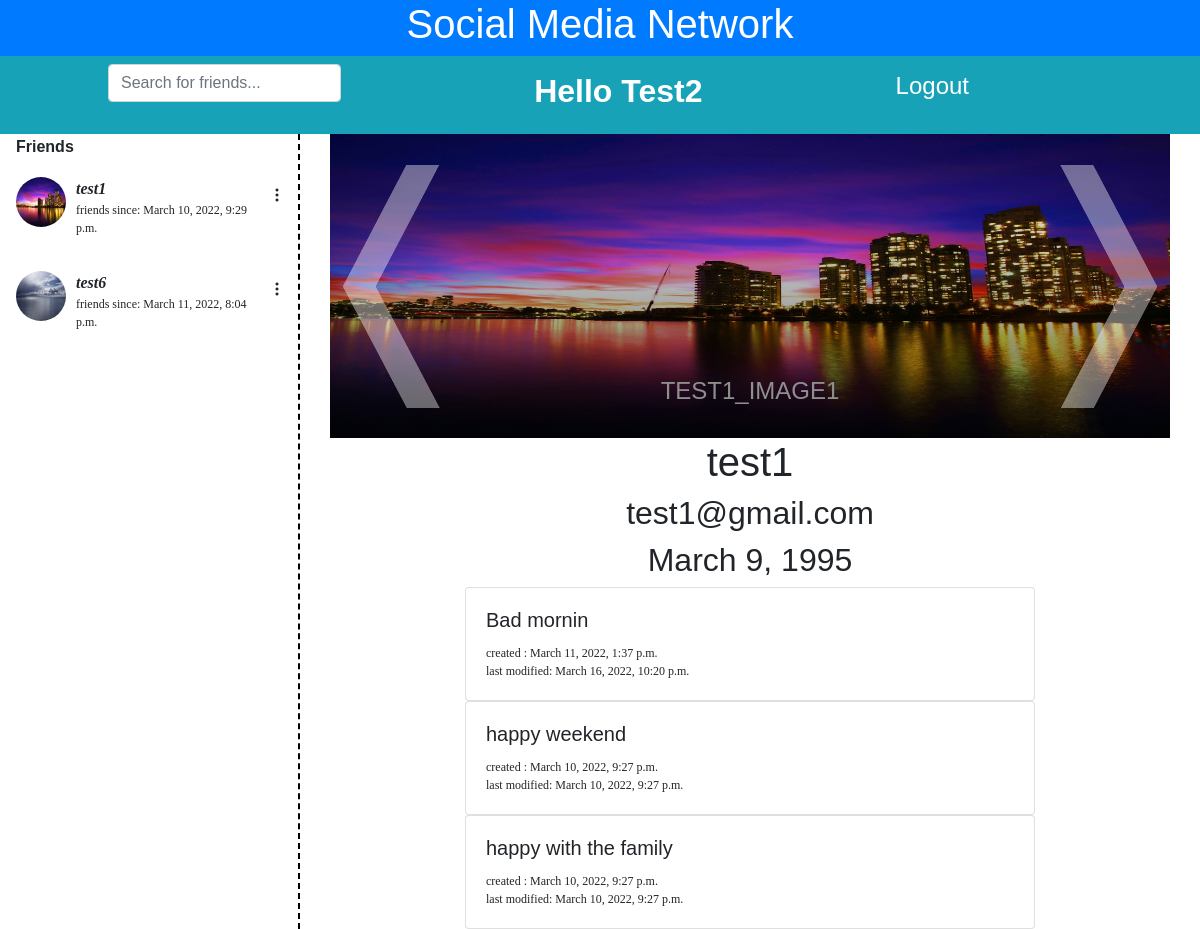
The app's page /user/12 (signed in) with its own data.
### socialmedia/models.py (models this page shows, shortened)
class Image(models.Model):
    name = models.CharField(max_length=256, unique=True, db_index=True)
    image = models.ImageField(upload_to='')
    thumbnail = models.ImageField(null=True)
    user = models.ForeignKey(
        AppUser, on_delete=models.CASCADE, related_name="images")
    def image_tag(self):
        return mark_safe('<img src="/images/%s" width="150" height="150" />' % (self.image))
    image_tag.short_description = 'Image'

class UserUserFriend(models.Model):
    user1 = models.ForeignKey(
        AppUser, on_delete=models.CASCADE, related_name="friend_user1")
    user2 = models.ForeignKey(
        AppUser, on_delete=models.CASCADE, related_name="friend_user2")
    date = models.DateTimeField(auto_now_add=True)
    chat = models.TextField(null=False, blank=True)

class AppUser(models.Model):
    user = models.OneToOneField(User, on_delete=models.CASCADE)
    birthDate = models.DateField(
        null=False, blank=True, default=datetime.date(1970, 1, 1))
    friends = models.ManyToManyField('self',
                                     blank=True, through='UserUserFriend')
    def getFriends(self):
        return self.friends.through.objects.filter(Q(user1=self) | Q(user2=self)).distinct()

class Status(models.Model):
    status = models.CharField(max_length=250, null=False)
    date = models.DateTimeField(auto_now_add=True)
    lastDate = models.DateTimeField(auto_now=True)
    user = models.ForeignKey(
        AppUser, on_delete=models.CASCADE, related_name="statuses")

### socialmedia/views.py (the view)
class UserDetail(DetailView):
    model = AppUser
    template_name = 'socialmedia/user.html'
    def get_context_data(self, **kwargs):
        context = super().get_context_data(**kwargs)
        user = AppUser.objects.get(user=self.request.user)
        userDetail = AppUser.objects.get(pk=self.kwargs['pk'])
        try:
            images = Image.objects.filter(user=userDetail)
        except Image.DoesNotExist:
            images = "No images available"
        try:
            statuses = Status.objects.filter(user=userDetail)
        except Status.DoesNotExist:
            statuses = "No statuses available"
        friendList = FriendList(**kwargs)
        friendList.object_list = ""
        friendList.request = self.request
        friends = friendList.get_context_data(**kwargs).get('friend_list')
        context['friend_list'] = friends
        context['userDetail'] = {'user': userDetail,
                                 'images': images, 'statuses': statuses}
        context['currentUser'] = user
        context['user'] = self.request.user
        return context

### socialmedia/views.py (called while the page is built)
    def get_context_data(self, **kwargs):
        context = super().get_context_data(**kwargs)
        user = AppUser.objects.get(user=self.request.user)
        try:
            friends = [{'id': friend.user1.id if friend.user1 != user else friend.user2.id,
                        'name': friend.user1.user if friend.user1 != user else friend.user2.user,
                        'images': Image.objects.filter(user=friend.user1 if friend.user1 != user else friend.user2),
                        'date': friend.date,
                        'chat': friend.chat,
                        'friendshipPK': friend.pk}
                       for friend in user.getFriends()]
        except:
            friends = "No friends available"
        context['friend_list'] = friends
        return context

### socialmedia/templates/socialmedia/user.html (shortened to what this page needs)
{% extends "./base.html" %} {% load bootstrap4 %} {% block FriendDetail %}
<div class="content">
  <div class="container-fluid">
    <div id="testimonial-carousel" class="carousel slide" data-ride="false">
      <div class="carousel-inner">
        {% for image in userDetail.images %}
        <div class="carousel-item active container-fluid" id="{{image.name}}">
          <h2 class="testimonial-text">{{image.name}}</h2>
        </div>
        {% endfor %}
      </div>
      <a
        class="carousel-control-prev"
        href="#testimonial-carousel"
        role="button"
        data-slide="prev"
      >
        <img width="100" height="80%" src="/images/arLt.png" />
      </a>
      <a
        class="carousel-control-next"
        href="#testimonial-carousel"
        role="button"
        data-slide="next"
      >
        <img width="100" height="80%" src="/images/arRt.png" />
      </a>
    </div>
  </div>
</div>
<div class="content">
  <div class="mx-auto col-sm-4 profile-details">
    <h1>{{userDetail.user.user}}</h1>
    <h2>{{userDetail.user.user.email}}</h2>
    <h2>{{userDetail.user.birthDate}}</h2>
  </div>
  {% for status in userDetail.statuses %}
  <div class="row">
    <div class="mx-auto col-sm-8">
      <div class="card">
        <div class="card-body">
          <h5 class="card-title">{{status.status}}</h5>
          <p class="card-text friend-date">created : {{status.date}}</p>
          <p class="card-text friend-date">
            last modified: {{status.lastDate}}
          </p>
        </div>
      </div>
    </div>
  </div>
  {% endfor %}
</div>
{% endblock %}

### socialmedia/templates/socialmedia/title.html (shortened to what this page needs)
<nav class="navbar navbar-expand-md sticky-top flex-column">
    <div class="w-100 bg-primary text-white text-center">
      <div class="navbar-header text-capitalize h1" id="header">
        <h1 id="application_title">Social Media Network</h2>
      </div>
    </div>
    <div class="w-100 d-flex bg-info">
     <ul class="navbar-nav d-flex flex-row justify-content-between mr-auto col-md-9 offset-md-1 " id="navigation">
        {% if user.is_authenticated %}
        <li class="nav-item order-1 p-2 active">
          <form id="search-form" class="form-inline" action="/search">
            {% if nonfriends_list %}
            <input class="form-control mr-sm-2" id="search-bar-active" type="search" placeholder="Search for friends..." aria-label="Search" name="search">
            {% else %}
            <input class="form-control mr-sm-2" id="search-bar" type="search" placeholder="Search for friends..." aria-label="Search" name="search">
            {% endif %}
          </form>
          </li>
          <li class="nav-item order-2 p-2 active">
            <a class="nav-link text-capitalize font-weight-bold h2" href="/user/{{currentUser.pk}}"> Hello {{ user }}</a><span class="sr-only">(current)</span>
          </li>
          <li class="nav-item order-3 p-2 active">
            <a class="nav-link align-middle h4 h-100" href="../logout/">Logout<span class="sr-only">(current)</span></a>
          </li>
        {% endif %}
     </ul>
     </div>
  </nav>

### socialmedia/templates/socialmedia/list.html (shortened to what this page needs)
{% block FriendList %} {% if user.is_authenticated %}
<table class="friend-list">
  <tr>
    <th>Friends</th>
  </tr>
  {% for friend in friend_list %}
  <tr
    class="friend-row"
    onclick="showChat('{{friend.friendshipPK}}','{{friend.name}}')"
  >
    <td>
      {% for image in friend.images|slice:":1" %}
      <div><img class="friend-image" src="/images/{{image.thumbnail}}" /></div>
      {% endfor %}
    </td>
    <td>
      <div>
        <p class="friend-name">{{friend.name}}</p>
        <p class="friend-date">friends since: {{friend.date}}</p>
      </div>
    </td>
    <td>
      <button class="btn friendBtn" onclick="showOptions('{{friend.name}}')">
        <i class="bi bi-three-dots-vertical"></i>
      </button>
    </td>
  </tr>
  {% endfor %}
</table>
{% else %}
<h2>
  Sign in to access the social media network <br />
  or register a new account
</h2>
{% endif %} {% endblock %}

### socialmedia/static/css/socialmedia.css (style rules this page uses)
body { font-family: Sans-Serif; margin: 0px; border: 0px; padding: 0px; }
a { text-decoration: none; }
.nav-link { color: white; }
.navbar { padding: 0px; }
#friend_list > * { width: 100%; }
#friend_list td { min-width: 60px; }
.friend-row { display: flex; justify-content: space-around; }
.friend-list { min-width: 300px; }
.friend-list tr { padding-top: 1rem; padding-bottom: 1rem; }
.friend-row td { flex: auto; }
.friend-image { height: 50px; width: 50px; margin-right: 10px; border-radius: 50%; }
.friend-name { font-weight: 600; font-style: italic; font-family: serif; margin: 0; }
.friend-date { font-family: ui-monospace; font-size: 0.75em; margin: 0; }
.profile-details { text-align: center; }
.content { flex: 1 0 auto; }
.testimonial-text { font-size: 2vw; text-transform: uppercase; position: relative; padding-top: 30%; padding-bottom: 3%; }
.carousel-item { width: 100%; background-size: 100% 100%; background-repeat: no-repeat; background-position-x: center; }
#testimonial-carousel { text-align: center; color: #8f8f8f; }
.carousel-inner { min-height: 100px; }

### records on screen
Image: thumbnail (picture), name "TEST1_IMAGE1"
Image: thumbnail (picture)
AppUser: user.user "test1", user.user.email "test1@gmail.com", user.birthDate "March 9, 1995"
Status: status "Bad mornin", date "March 11, 2022, 1:37 p.m.", lastDate "March 16, 2022, 10:20 p.m."
Status: status "happy weekend", date "March 10, 2022, 9:27 p.m.", lastDate "March 10, 2022, 9:27 p.m."
Status: status "happy with the family", date "March 10, 2022, 9:27 p.m.", lastDate "March 10, 2022, 9:27 p.m."

### other values on screen
{{ user }} "Test2"
{{ friend.name }} "test1"
{{ friend.date }} "March 10, 2022, 9:29 p.m."
{{ friend.name }} "test6"
{{ friend.date }} "March 11, 2022, 8:04 p.m."
